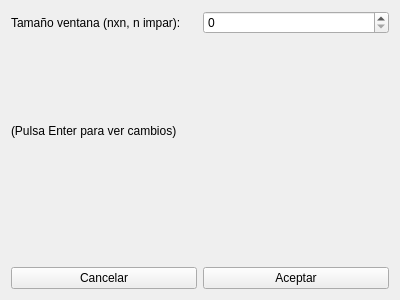
<?xml version="1.0" encoding="UTF-8"?>
<ui version="4.0">
 <class>FMedia</class>
 <widget class="QWidget" name="FMedia">
  <property name="geometry">
   <rect>
    <x>0</x>
    <y>0</y>
    <width>400</width>
    <height>300</height>
   </rect>
  </property>
  <property name="windowTitle">
   <string>Form</string>
  </property>
  <layout class="QVBoxLayout" name="verticalLayout">
   <item>
    <layout class="QHBoxLayout" name="horizontalLayout">
     <item>
      <widget class="QLabel" name="label">
       <property name="text">
        <string>Tamaño ventana (nxn, n impar): </string>
       </property>
      </widget>
     </item>
     <item>
      <widget class="QSpinBox" name="spinBoxTam"/>
     </item>
    </layout>
   </item>
   <item>
    <widget class="QLabel" name="label_2">
     <property name="text">
      <string>(Pulsa Enter para ver cambios)</string>
     </property>
    </widget>
   </item>
   <item>
    <spacer name="verticalSpacer">
     <property name="orientation">
      <enum>Qt::Vertical</enum>
     </property>
     <property name="sizeType">
      <enum>QSizePolicy::Fixed</enum>
     </property>
     <property name="sizeHint" stdset="0">
      <size>
       <width>20</width>
       <height>40</height>
      </size>
     </property>
    </spacer>
   </item>
   <item>
    <layout class="QHBoxLayout" name="horizontalLayout_3">
     <item>
      <widget class="QPushButton" name="ButtonCancelar">
       <property name="text">
        <string>Cancelar</string>
       </property>
      </widget>
     </item>
     <item>
      <widget class="QPushButton" name="ButtonAceptar">
       <property name="text">
        <string>Aceptar</string>
       </property>
      </widget>
     </item>
    </layout>
   </item>
  </layout>
 </widget>
 <resources/>
 <connections/>
</ui>
